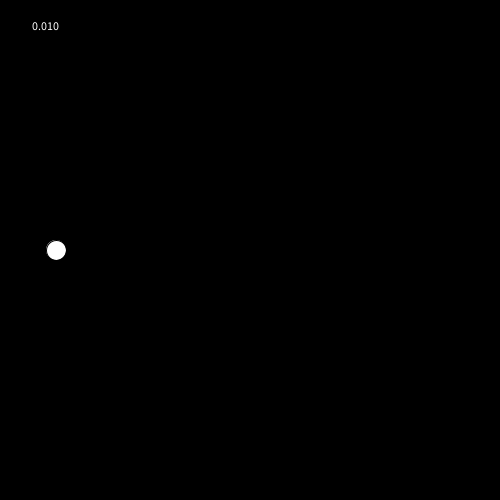
Frame 1 (no input)
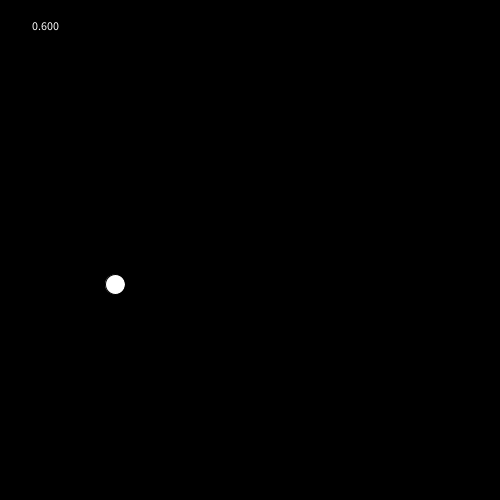
Frame 60 (the mouse pressed at the canvas centre just before this capture)
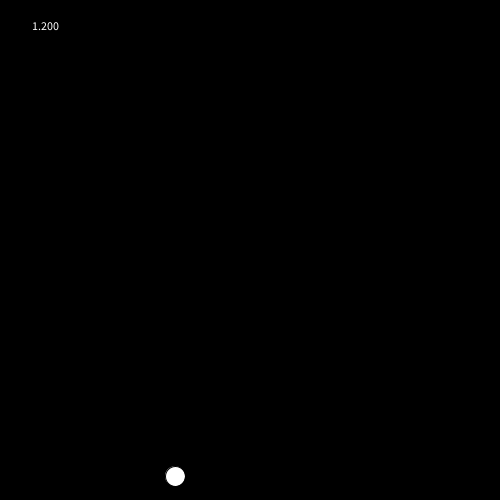
Frame 120 (the mouse held since frame 60 and released just before this capture)

The Processing sketch that drew these frames (run headless with seeded random() and noise(); from frame 60 on, the mouse is pressed at the canvas centre):

// Processing sketch: physics_test
// ── physics_test.pde
float F,a, m,t = 0,y,r = 20,timescale = 0.01,friction = 1,vi,v=0,x;
boolean done = false;
void setup()
{
  m = 1;
  a = -9.81;
  F = 2;
  y = height/2; x=width/9;
  vi = 0;
  size(500,500);
  frameRate(100);
}
void draw()
{
    background(0);
    //fill(120,267,250,100);rect(0,2*height/3,width,height/3);fill(255);
  if ((y+r > height || y-r<0)){
   vi = -fall(t);
   //t = 1;
   //m*=-1; 
  }
  x++;
  //a=fall(t);
  //v+=a*t;
  y += vi*t +fall(t);
  t+=timescale;
  friction = m*0.01;
  ellipse(x,y,r,r);
  text(t,30,30);
}
float fall(float x)
{ 
  return  -(0.5*a)*x*x;
}
